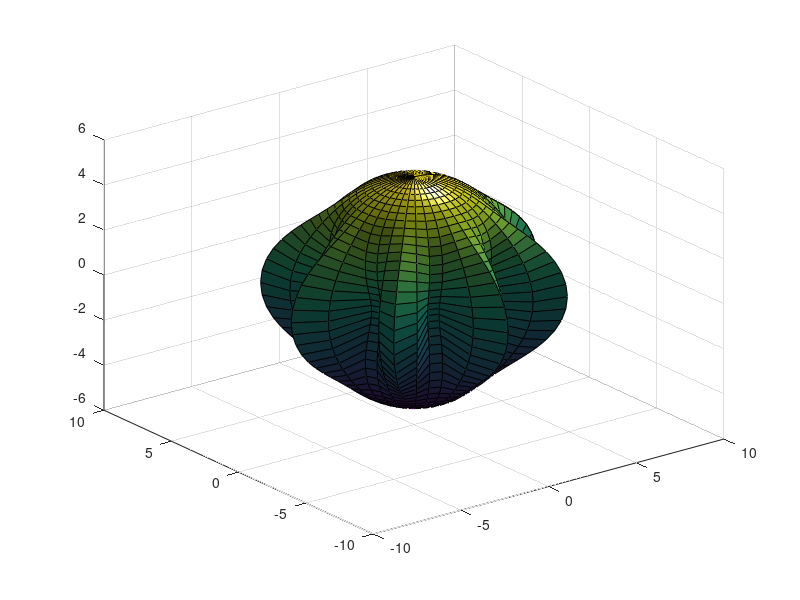

This figure's MATLAB source: (Note: this script raises an error after producing the figure.)
degree=8;
order=8;
grid=40;
radius=5;

% Create the grid
delta = pi/grid;
theta = 0 : delta : pi; % altitude
phi = 0 : 2*delta : 2*pi; % azimuth
[phi,theta] = meshgrid(phi,theta)

% Calculate the harmonic
Ymn = legendre(degree,cos(theta(:,1)))
Ymn = Ymn(order+1,:)';
yy = Ymn;
for kk = 2: size(theta,1);
    yy = [yy Ymn]
end;
yy = yy.*cos(order*phi);

order = max(max(abs(yy)));
rho = radius + 2*yy/order;

% Apply spherical coordinate equations
r = rho.*sin(theta);
x = r.*cos(phi);  % spherical coordinate equations
y = r.*sin(phi);
z = rho.*cos(theta);

% Plot the surface
clf
surf(x,y,z)
light
lighting phong
axis tight equal off
view(40,30)
camzoom(1.5)
colormap("jet")